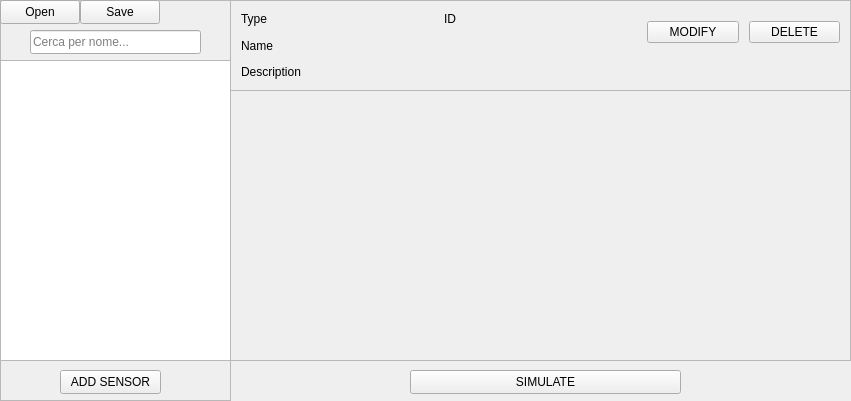
<?xml version="1.0" encoding="UTF-8"?>
<ui version="4.0">
 <class>MainWindow</class>
 <widget class="QMainWindow" name="MainWindow">
  <property name="geometry">
   <rect>
    <x>0</x>
    <y>0</y>
    <width>851</width>
    <height>401</height>
   </rect>
  </property>
  <property name="mouseTracking">
   <bool>false</bool>
  </property>
  <property name="windowTitle">
   <string>MainWindow</string>
  </property>
  <property name="autoFillBackground">
   <bool>false</bool>
  </property>
  <widget class="QWidget" name="centralwidget">
   <widget class="QFrame" name="RIghtPart">
    <property name="geometry">
     <rect>
      <x>0</x>
      <y>0</y>
      <width>231</width>
      <height>401</height>
     </rect>
    </property>
    <property name="frameShape">
     <enum>QFrame::StyledPanel</enum>
    </property>
    <property name="frameShadow">
     <enum>QFrame::Raised</enum>
    </property>
    <widget class="QListWidget" name="ListSensor">
     <property name="geometry">
      <rect>
       <x>0</x>
       <y>60</y>
       <width>231</width>
       <height>301</height>
      </rect>
     </property>
     <property name="autoScroll">
      <bool>true</bool>
     </property>
    </widget>
    <widget class="QPushButton" name="AddSensor">
     <property name="geometry">
      <rect>
       <x>60</x>
       <y>370</y>
       <width>101</width>
       <height>24</height>
      </rect>
     </property>
     <property name="text">
      <string>ADD SENSOR</string>
     </property>
    </widget>
    <widget class="QLineEdit" name="searchBar">
     <property name="geometry">
      <rect>
       <x>30</x>
       <y>30</y>
       <width>171</width>
       <height>24</height>
      </rect>
     </property>
     <property name="placeholderText">
      <string>Cerca per nome...</string>
     </property>
    </widget>
    <widget class="QPushButton" name="OpenSensorsButton">
     <property name="geometry">
      <rect>
       <x>0</x>
       <y>0</y>
       <width>80</width>
       <height>24</height>
      </rect>
     </property>
     <property name="text">
      <string>Open</string>
     </property>
    </widget>
    <widget class="QPushButton" name="SaveSensorsButton">
     <property name="geometry">
      <rect>
       <x>80</x>
       <y>0</y>
       <width>80</width>
       <height>24</height>
      </rect>
     </property>
     <property name="text">
      <string>Save</string>
     </property>
    </widget>
   </widget>
   <widget class="QFrame" name="InfoSensor">
    <property name="geometry">
     <rect>
      <x>230</x>
      <y>0</y>
      <width>621</width>
      <height>91</height>
     </rect>
    </property>
    <property name="frameShape">
     <enum>QFrame::StyledPanel</enum>
    </property>
    <property name="frameShadow">
     <enum>QFrame::Raised</enum>
    </property>
    <layout class="QGridLayout" name="gridLayout">
     <property name="leftMargin">
      <number>10</number>
     </property>
     <property name="topMargin">
      <number>10</number>
     </property>
     <property name="rightMargin">
      <number>10</number>
     </property>
     <property name="bottomMargin">
      <number>10</number>
     </property>
     <property name="spacing">
      <number>10</number>
     </property>
     <item row="0" column="0">
      <widget class="QLabel" name="label">
       <property name="text">
        <string>Type</string>
       </property>
      </widget>
     </item>
     <item row="0" column="1">
      <widget class="QLabel" name="TypeLabel">
       <property name="text">
        <string/>
       </property>
      </widget>
     </item>
     <item row="1" column="0">
      <widget class="QLabel" name="label_2">
       <property name="text">
        <string>Name</string>
       </property>
      </widget>
     </item>
     <item row="1" column="1">
      <widget class="QLabel" name="NameLabel">
       <property name="text">
        <string/>
       </property>
      </widget>
     </item>
     <item row="0" column="2">
      <widget class="QLabel" name="label_3">
       <property name="text">
        <string>ID</string>
       </property>
      </widget>
     </item>
     <item row="0" column="3">
      <widget class="QLabel" name="IDLabel">
       <property name="text">
        <string/>
       </property>
      </widget>
     </item>
     <item row="2" column="0">
      <widget class="QLabel" name="label_4">
       <property name="text">
        <string>Description</string>
       </property>
      </widget>
     </item>
     <item row="2" column="1" colspan="3">
      <widget class="QLabel" name="DescriptionLabel">
       <property name="text">
        <string/>
       </property>
      </widget>
     </item>
     <item row="0" column="4" rowspan="2">
      <widget class="QPushButton" name="ModifySensor">
       <property name="text">
        <string>MODIFY</string>
       </property>
      </widget>
     </item>
     <item row="0" column="5" rowspan="2">
      <widget class="QPushButton" name="DeleteSensor">
       <property name="text">
        <string>DELETE</string>
       </property>
      </widget>
     </item>
    </layout>
   </widget>
   <widget class="QFrame" name="Chart">
    <property name="geometry">
     <rect>
      <x>230</x>
      <y>90</y>
      <width>621</width>
      <height>271</height>
     </rect>
    </property>
    <property name="frameShape">
     <enum>QFrame::StyledPanel</enum>
    </property>
    <property name="frameShadow">
     <enum>QFrame::Raised</enum>
    </property>
    <widget class="QFrame" name="ChartsContainer">
     <property name="geometry">
      <rect>
       <x>0</x>
       <y>0</y>
       <width>621</width>
       <height>271</height>
      </rect>
     </property>
     <property name="frameShape">
      <enum>QFrame::StyledPanel</enum>
     </property>
     <property name="frameShadow">
      <enum>QFrame::Raised</enum>
     </property>
    </widget>
   </widget>
   <widget class="QPushButton" name="SimulateSensor">
    <property name="geometry">
     <rect>
      <x>410</x>
      <y>370</y>
      <width>271</width>
      <height>24</height>
     </rect>
    </property>
    <property name="text">
     <string>SIMULATE</string>
    </property>
   </widget>
  </widget>
 </widget>
 <resources/>
 <connections/>
</ui>
